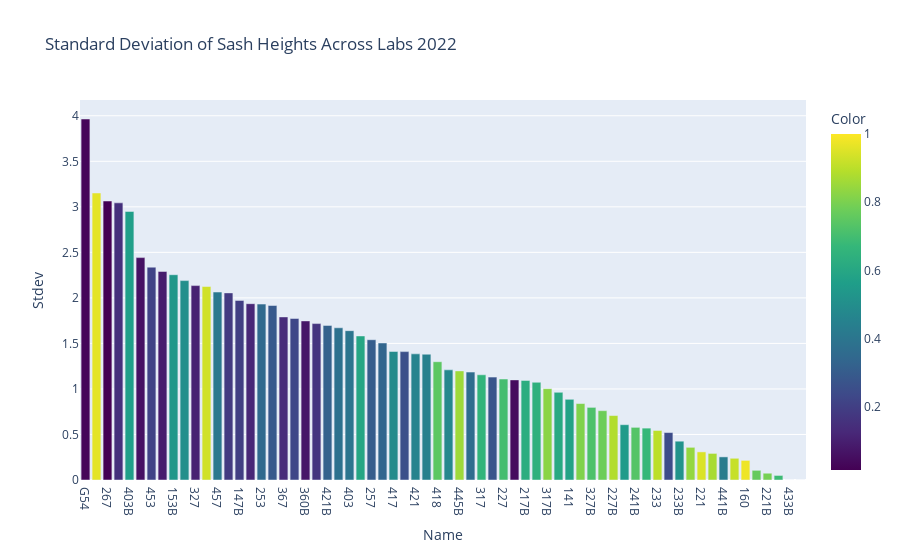
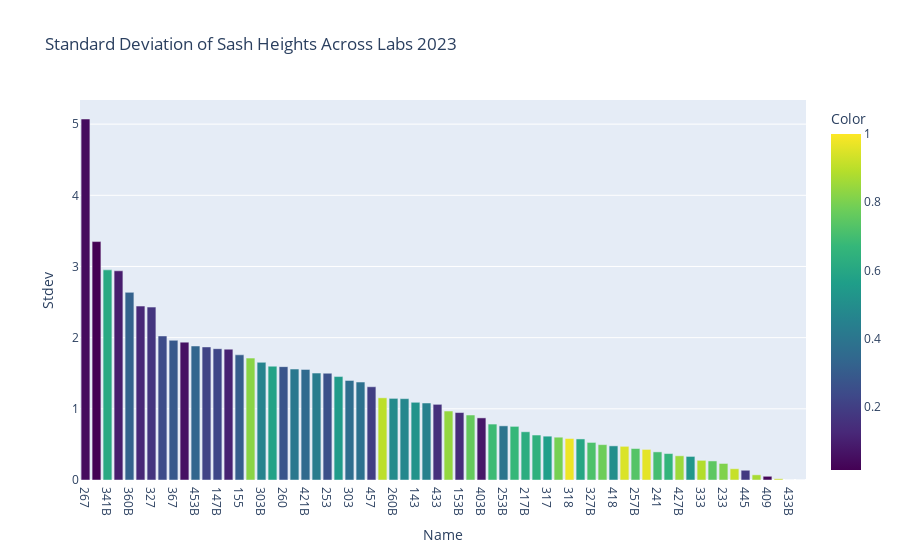

The notebook cell saved with these charts, in order:
### Code cell
import plotly.express as px

ndf_sorted_stdev_22 = ndf_22.sort_values(by="Stdev", ascending=False)
ndf_sorted_stdev_23 = ndf_23.sort_values(by="Stdev", ascending=False)

ndf_sorted_stdev_22['Rank_2022'] = ndf_sorted_stdev_22['Stdev'].rank(ascending=False)
ndf_sorted_stdev_23['Rank_2023'] = ndf_sorted_stdev_23['Stdev'].rank(ascending=False)

rank_to_color_2022 = ndf_sorted_stdev_23.set_index('Name')['Rank_2023'].to_dict()
ndf_sorted_stdev_22['Color_2022'] = ndf_sorted_stdev_22['Name'].map(rank_to_color_2022)

rank_to_color_2023 = ndf_sorted_stdev_22.set_index('Name')['Rank_2022'].to_dict()
ndf_sorted_stdev_23['Color_2023'] = ndf_sorted_stdev_23['Name'].map(rank_to_color_2023)

max_rank = max(ndf_sorted_stdev_22['Color_2022'].max(), ndf_sorted_stdev_23['Color_2023'].max())
ndf_sorted_stdev_22['Color'] = ndf_sorted_stdev_22['Color_2022']/max_rank
ndf_sorted_stdev_23['Color'] = ndf_sorted_stdev_23['Color_2023']/max_rank

fig_2022 = px.bar(ndf_sorted_stdev_22, x="Name", y="Stdev", title="Standard Deviation of Sash Heights Across Labs 2022", color='Color', color_continuous_scale=px.colors.sequential.Viridis)
fig_2022.show()

fig_2023 = px.bar(ndf_sorted_stdev_23, x="Name", y="Stdev", title="Standard Deviation of Sash Heights Across Labs 2023", color='Color', color_continuous_scale=px.colors.sequential.Viridis)
fig_2023.show()

### Figure 1 — Plotly figure (JSON) as saved in the notebook; plotly's stock layout.template omitted (floating-point values rounded to 4 significant figures)
{"data": [{"alignmentgroup": "True", "hovertemplate": "Name=%{x}<br>Stdev=%{y}<br>Color=%{marker.color}<extra></extra>", "legendgroup": "", "marker": {"color": [0.03053, 0.9618, 0.01527, 0.1527, 0.5649, 0.06107, 0.2137, 0.0916, 0.5344, 0.5038, 0.1069, 0.9313, 0.4122, 0.1832, 0.1985, 0.1221, 0.3511, 0.2901, 0.1374, 0.229, 0.07634, 0.1679, 0.3206, 0.3817, 0.3969, 0.5954, 0.3053, 0.3359, 0.4885, 0.2595, 0.458, 0.4427, 0.7481, 0.4733, 0.855, 0.3664, 0.6565, 0.2748, 0.7023, 0.0458, 0.626, 0.6412, 0.8244, 0.6107, 0.5802, 0.8092, 0.7176, 0.7786, 0.8855, 0.5496, 0.7328, 0.6718, 0.9008, 0.2443, 0.5191, 0.8397, 0.9466, 0.8702, 0.4275, 0.916, 0.9771, 0.7634, 0.7939, 0.687, 1, 1], "coloraxis": "coloraxis", "pattern": {"shape": ""}}, "name": "", "offsetgroup": "", "orientation": "v", "showlegend": false, "textposition": "auto", "type": "bar", "x": ["G54", "409", "267", "267B", "403B", "309B", "453", "309", "153B", "433", "327", "445", "457", "457B", "147B", "341", "253", "260", "367", "155", "360B", "453B", "421B", "303", "403", "253B", "257", "153", "417", "303B", "421", "260B", "418", "143", "445B", "441", "317", "360", "227", "341B", "217B", "321B", "317B", "333B", "141", "241", "327B", "257B", "227B", "321", "241B", "367B", "233", "409B", "233B", "427B", "221", "333", "441B", "417B", "160", "345", "221B", "318", "433B", "345B"], "xaxis": "x", "y": [3.964, 3.152, 3.064, 3.044, 2.949, 2.442, 2.337, 2.29, 2.254, 2.19, 2.135, 2.125, 2.064, 2.055, 1.972, 1.936, 1.932, 1.916, 1.791, 1.774, 1.747, 1.718, 1.698, 1.672, 1.64, 1.582, 1.54, 1.505, 1.412, 1.41, 1.385, 1.381, 1.299, 1.21, 1.198, 1.185, 1.155, 1.13, 1.109, 1.1, 1.094, 1.073, 1.003, 0.9628, 0.8862, 0.8396, 0.7975, 0.7613, 0.7076, 0.6073, 0.5782, 0.5698, 0.5439, 0.5211, 0.4262, 0.3587, 0.3088, 0.2919, 0.2539, 0.2385, 0.2154, 0.1063, 0.07445, 0.04996, 0, 0], "yaxis": "y"}], "layout": {"barmode": "relative", "coloraxis": {"colorbar": {"title": {"text": "Color"}}, "colorscale": [[0, "#440154"], [0.1111, "#482878"], [0.2222, "#3e4989"], [0.3333, "#31688e"], [0.4444, "#26828e"], [0.5556, "#1f9e89"], [0.6667, "#35b779"], [0.7778, "#6ece58"], [0.8889, "#b5de2b"], [1, "#fde725"]]}, "legend": {"tracegroupgap": 0}, "title": {"text": "Standard Deviation of Sash Heights Across Labs 2022"}, "xaxis": {"anchor": "y", "domain": [0, 1], "title": {"text": "Name"}}, "yaxis": {"anchor": "x", "domain": [0, 1], "title": {"text": "Stdev"}}}}

### Figure 2 — Plotly figure (JSON) as saved in the notebook; plotly's stock layout.template omitted (floating-point values rounded to 4 significant figures)
{"data": [{"alignmentgroup": "True", "hovertemplate": "Name=%{x}<br>Stdev=%{y}<br>Color=%{marker.color}<extra></extra>", "legendgroup": "", "marker": {"color": [0.0458, 0.01527, 0.6107, 0.0916, 0.3206, 0.1221, 0.1679, 0.2443, 0.2901, 0.06107, 0.3359, 0.2137, 0.229, 0.1069, 0.3053, 0.8244, 0.458, 0.5802, 0.2748, 0.4122, 0.3511, 0.4275, 0.2595, 0.5496, 0.3664, 0.3817, 0.1985, 0.9008, 0.4885, 0.4733, 0.5191, 0.4427, 0.1527, 0.8397, 0.1374, 0.7634, 0.07634, 0.687, 0.3969, 0.6718, 0.626, 0.6412, 0.5649, 0.7939, 0.9771, 0.5954, 0.7176, 0.7786, 0.5038, 0.9466, 0.7328, 0.9618, 0.7023, 0.6565, 0.855, 0.5344, 0.8855, 0.7481, 0.8092, 0.916, 0.1832, 0.8702, 0.03053, 0.9313, 1, 1], "coloraxis": "coloraxis", "pattern": {"shape": ""}}, "name": "", "offsetgroup": "", "orientation": "v", "showlegend": false, "textposition": "auto", "type": "bar", "x": ["267", "G54", "341B", "309B", "360B", "309", "327", "341", "367", "267B", "453B", "457B", "147B", "453", "155", "409B", "303B", "360", "260", "257", "421B", "153", "253", "441", "303", "403", "457", "441B", "260B", "421", "143", "417", "433", "233B", "153B", "321", "403B", "141", "253B", "333B", "217B", "321B", "317", "367B", "318", "227", "327B", "241B", "418", "345", "257B", "221B", "241", "317B", "427B", "445B", "333", "227B", "233", "417B", "445", "221", "409", "160", "433B", "345B"], "xaxis": "x", "y": [5.072, 3.35, 2.952, 2.939, 2.636, 2.443, 2.429, 2.024, 1.963, 1.937, 1.883, 1.87, 1.845, 1.838, 1.759, 1.712, 1.653, 1.599, 1.593, 1.559, 1.554, 1.502, 1.5, 1.453, 1.399, 1.376, 1.31, 1.155, 1.147, 1.143, 1.092, 1.082, 1.063, 0.9691, 0.9478, 0.9129, 0.8727, 0.7858, 0.7608, 0.7535, 0.6774, 0.6318, 0.6158, 0.6015, 0.5831, 0.5767, 0.5279, 0.4968, 0.4796, 0.4731, 0.4424, 0.4298, 0.3949, 0.3714, 0.3399, 0.3312, 0.2762, 0.2678, 0.2323, 0.1585, 0.1369, 0.07264, 0.05213, 0.01777, 0, 0], "yaxis": "y"}], "layout": {"barmode": "relative", "coloraxis": {"colorbar": {"title": {"text": "Color"}}, "colorscale": [[0, "#440154"], [0.1111, "#482878"], [0.2222, "#3e4989"], [0.3333, "#31688e"], [0.4444, "#26828e"], [0.5556, "#1f9e89"], [0.6667, "#35b779"], [0.7778, "#6ece58"], [0.8889, "#b5de2b"], [1, "#fde725"]]}, "legend": {"tracegroupgap": 0}, "title": {"text": "Standard Deviation of Sash Heights Across Labs 2023"}, "xaxis": {"anchor": "y", "domain": [0, 1], "title": {"text": "Name"}}, "yaxis": {"anchor": "x", "domain": [0, 1], "title": {"text": "Stdev"}}}}
